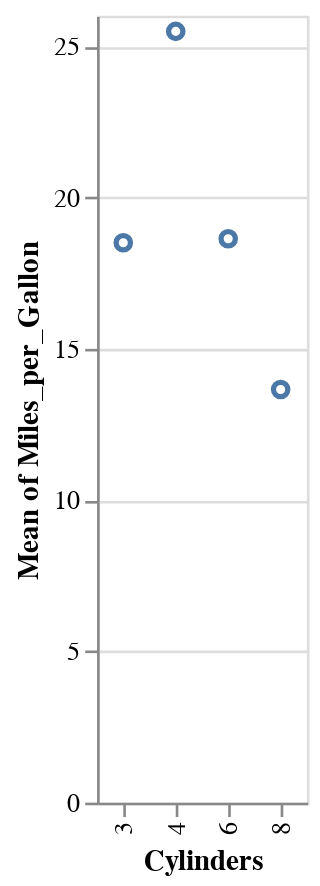

Source (notebook cell):
### Code cell
alt.Chart(cars).mark_point().encode(
    alt.Y('mean(Miles_per_Gallon):Q'),
    alt.X('Cylinders:O')
).transform_filter('year(datum.Year) < 1975')

### Figure 1 — Vega-Lite specification as saved in the notebook (floating-point values rounded to 4 significant figures; data arrays with more than 128 entries replaced by an {"elided": "..."} marker saying what was removed)
{"config": {"view": {"continuousWidth": 300, "continuousHeight": 300}}, "data": {"name": "data-f02450ab61490a1363517a0190416235"}, "mark": {"type": "point"}, "encoding": {"x": {"field": "Cylinders", "type": "ordinal"}, "y": {"aggregate": "mean", "field": "Miles_per_Gallon", "type": "quantitative"}}, "transform": [{"filter": "year(datum.Year) < 1975"}], "$schema": "https://vega.github.io/schema/vega-lite/v5.8.0.json", "datasets": {"data-f02450ab61490a1363517a0190416235": {"elided": "406 records"}}}
